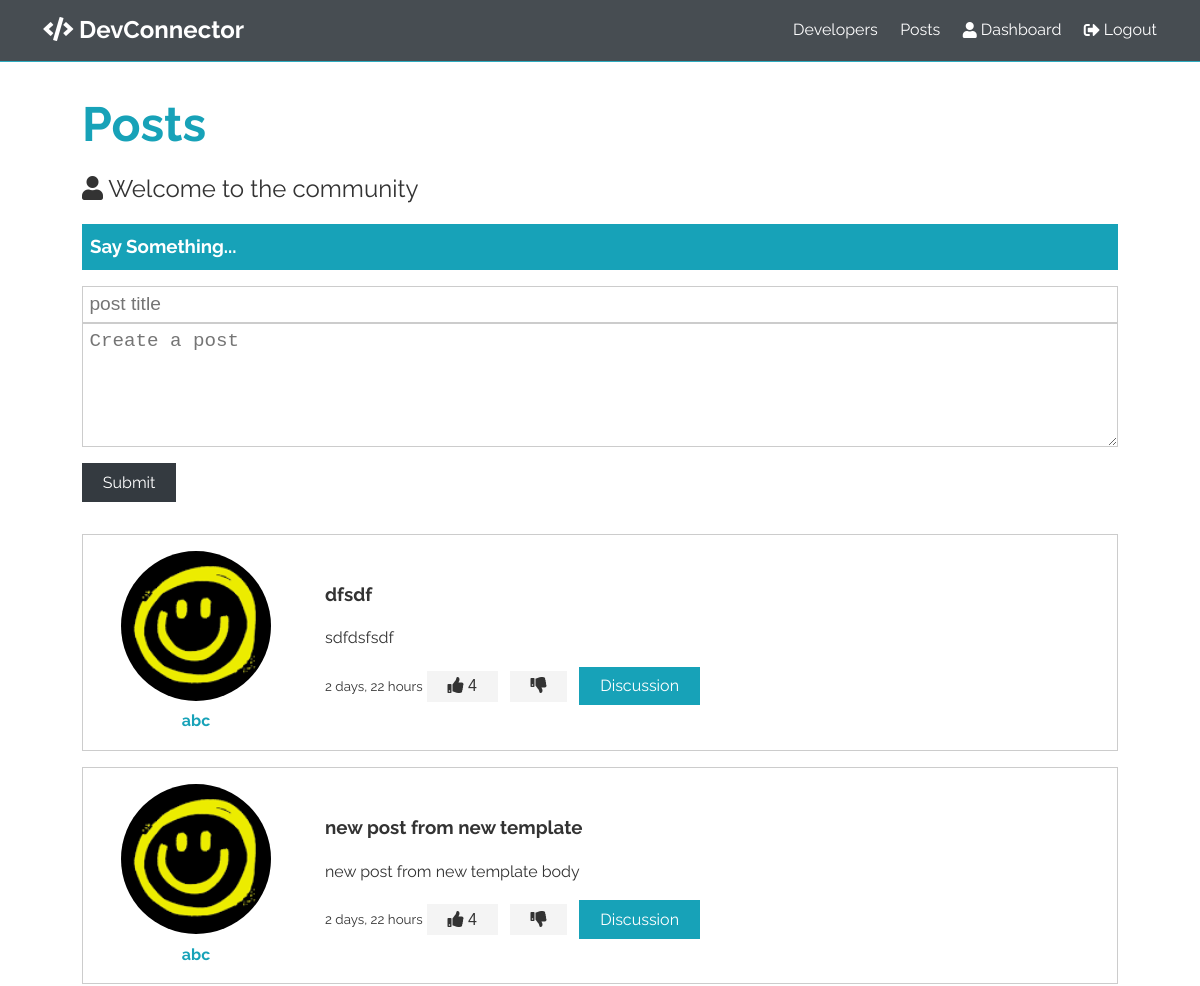
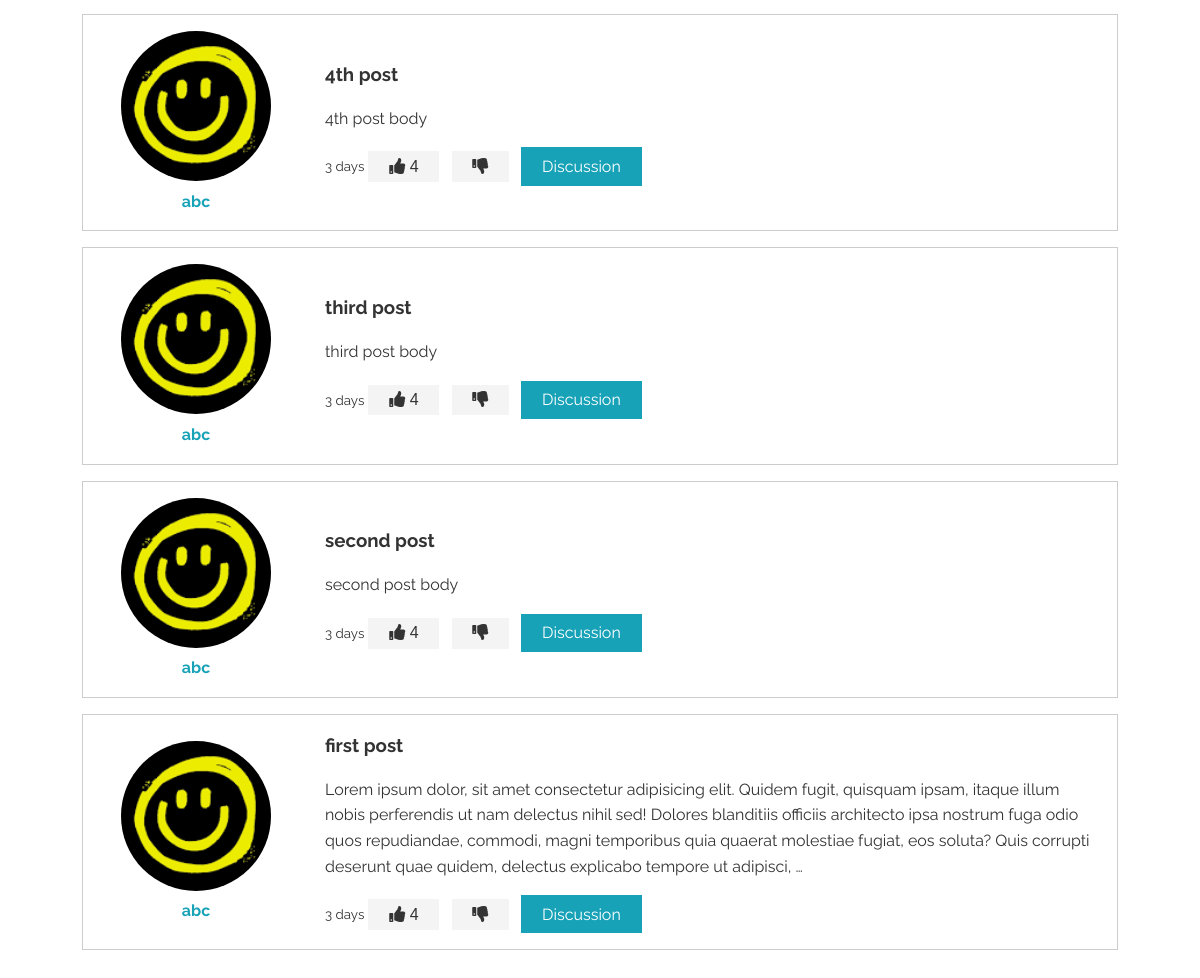
Page /blog/posts/ on the committed database (2 pictures, top to bottom).
### blog/models.py (models this page shows)
class Post(models.Model):
    author = models.ForeignKey(UserProfile, on_delete=models.CASCADE)
    title = models.CharField(max_length=200)
    body = models.TextField()
    create_at = models.DateTimeField(auto_now_add=True)
    update_at = models.DateTimeField(auto_now=True)

class UserProfile(models.Model):
    user = models.OneToOneField(User, on_delete=models.CASCADE)
    picture = models.ImageField(upload_to='user_profile')

### blog/views.py (the view)
# urls.py: path('posts/',views.posts,name='posts' ),
def posts(request):
    if request.method == "POST":
        title = request.POST.get('title')
        body = request.POST.get('body')
        if title and body:
            p = Post.objects.create(title=title, body=body)
            p.save()
            messages.add_message(request, messages.SUCCESS,
                                 "you post hase saved successfully!")
        posts = Post.objects.all().order_by('-create_at')
        return render(request, 'blog/posts.html', {'posts': posts})
    elif request.method == 'GET':
        posts = Post.objects.all().order_by('-create_at')
        return render(request, 'blog/posts.html', {'posts': posts})

### blog/templates/blog/posts.html (shortened to what this page needs)
{% load static %}
<!DOCTYPE html>
<html lang="en">
  <head>
    <link
      rel="stylesheet"
      href="https://use.fontawesome.com/releases/v5.8.1/css/all.css"
    />
    <link rel="stylesheet" href="{% static 'css/style.css' %}" />
  </head>
  <body>
    <nav class="navbar bg-dark">
      <h1>
        <a href="dashboard.html"> <i class="fas fa-code"></i> DevConnector </a>
      </h1>
      <ul>
        <li><a href="profiles.html">Developers</a></li>
        <li><a href="posts.html">Posts</a></li>
        <li>
          <a href="dashboard.html">
            <i class="fas fa-user"></i>
            <span class="hide-sm"> Dashboard</span></a
          >
        </li>
        <li>
          <a href="login.html">
            <i class="fas fa-sign-out-alt"></i>
            <span class="hide-sm"> Logout</span></a
          >
        </li>
      </ul>
    </nav>
    <section class="container">
      <h1 class="large text-primary">
        Posts
      </h1>
      <p class="lead"><i class="fas fa-user"></i> Welcome to the community</p>
      <div class="post-form">
        <div class="post-form-header bg-primary">
          <h3>Say Something...</h3>
        </div>
        <form action="{% url 'posts' %}" method="post" class="form my-1">
            <input type="text" name="title" id="post_title" placeholder="post title">
          <textarea name="body" cols="30" rows="5" placeholder="Create a post"></textarea>
          <input type="submit" value="Submit" class="btn btn-dark my-1" />
        </form>
        <div class="posts">
            {% for post in posts %}
          <div class="post bg-white my-1 p-1">
            <div>
              <a href="profile.html">
                <img
                  class="round-img"
                  src="{{post.author.picture.url}}"
                  alt=""
                />
                <h4>{{post.author.user.username}}</h4>
              </a>
            </div>
            <div>
                <h3>{{post.title}}</h3>
              <p class="my-1">
                {{post.body|truncatewords:50}}
              </p>
              <small>{{post.create_at|timesince}}</small>
              <button class="btn">
                <i class="fas fa-thumbs-up"></i> <span>4</span>
              </button>
              <button class="btn">
                <i class="fas fa-thumbs-down"></i>
              </button>
              <a href="post.html" class="btn btn-primary">
                Discussion
              </a>
            </div>
          </div>
          {% endfor %}
        </div>
      </div>
    </section>
  </body>
</html>

### static/css/style.css (style rules this page uses)
.my-1 { margin:1rem 0 }
.p-1 { padding:1rem }
.container { max-width:1100px;margin:auto;overflow:hidden;padding:0 2rem;margin-top:6rem;margin-bottom:3rem }
.large { font-size:3rem;line-height:1.2;margin-bottom:1rem }
.lead { font-size:1.5rem;margin-bottom:1rem }
.text-primary { color:#17a2b8 }
.round-img { border-radius:50% }
.bg-primary { background-color:#17a2b8;color:#fff }
.bg-dark { background-color:#343a40;color:#fff }
.bg-white { background-color:#fff;color:#333;border:#ccc 1px solid }
.btn { display:inline-block;background:#f4f4f4;color:#333;padding:0.4rem 1.3rem;border:none;cursor:pointer;font-size:1rem;margin-right:0.5rem;outline:none;-webkit-transition:all 0.2s ease-in;transition:all 0.2s ease-in }
.btn.btn-primary { background-color:#17a2b8;color:#fff }
.btn.btn-dark { background-color:#343a40;color:#fff }
.form input[type='text'],.form input[type='email'],.form input[type='password'],.form input[type='date'],.form select,.form textarea { display:block;width:100%;padding:0.4rem;font-size:1.2rem;border:1px solid #ccc }
.form input[type='submit'] { font:inherit }
* { -webkit-box-sizing:border-box;box-sizing:border-box;margin:0;padding:0 }
body { font-family:'Raleway', sans-serif;font-size:1rem;line-height:1.6;background-color:#fff;color:#333 }
a { text-decoration:none;color:#17a2b8 }
ul { list-style:none }
img { width:100% }
.navbar { display:-webkit-box;display:-ms-flexbox;display:flex;-webkit-box-align:center;-ms-flex-align:center;align-items:center;-webkit-box-pack:justify;-ms-flex-pack:justify;justify-content:space-between;padding:0.7rem 2rem;position:fixed;z-index:1;width:100%;top:0;border-bottom:solid 1px #17a2b8;opacity:0.9 }
.navbar ul { display:-webkit-box;display:-ms-flexbox;display:flex }
.navbar a { color:#fff;padding:0.45rem;margin:0 0.25rem }
.post-form-header { padding:0.5rem }
.post { display:-ms-grid;display:grid;-ms-grid-columns:1fr 4fr;grid-template-columns:1fr 4fr;grid-gap:2rem;-webkit-box-align:center;-ms-flex-align:center;align-items:center }
.post>div:first-child { text-align:center }
.post img { width:150px }

### rows in the picture
Post: author.picture (placeholder picture), author.user.username "abc", title "dfsdf", body "sdfdsfsdf", create_at "2 days, 22 hours"
Post: author.picture (placeholder picture), author.user.username "abc", title "new post from new template", body "new post from new template body", create_at "2 days, 22 hours"
Post: author.picture (placeholder picture), author.user.username "abc", title "4th post", body "4th post body", create_at "3 days"
Post: author.picture (placeholder picture), author.user.username "abc", title "third post", body "third post body", create_at "3 days"
Post: author.picture (placeholder picture), author.user.username "abc", title "second post", body "second post body", create_at "3 days"
Post: author.picture (placeholder picture), author.user.username "abc", title "first post", body "Lorem ipsum dolor, sit amet consectetur adipisicing elit. Quidem fugit, quisquam ipsam, itaque illum nobis perferendis ut nam delectus nihil sed! Dolores blanditiis officiis architecto ipsa nostrum fuga odio quos repudiandae, commodi, magni temporibus quia quaerat molestiae fugiat, eos soluta? Quis corrupti deserunt quae quidem, delectus explicabo tempore ut adipisci, …", create_at "3 days"
